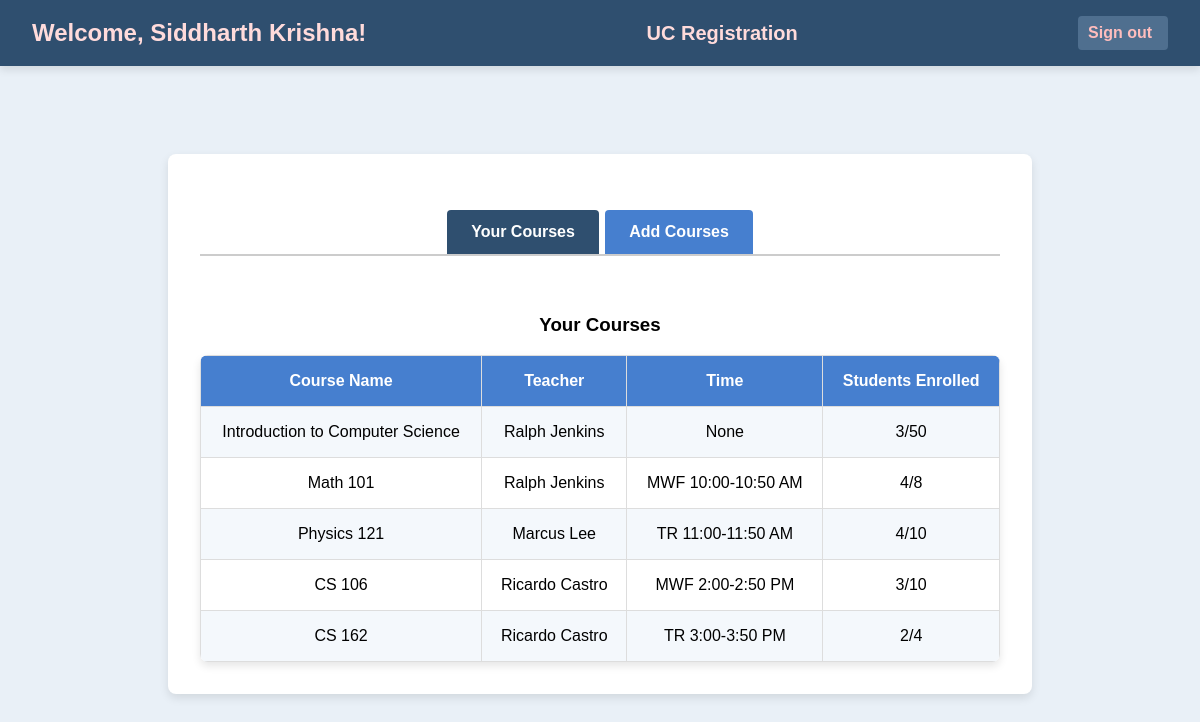
The app's page /student/courses (signed in), older data.
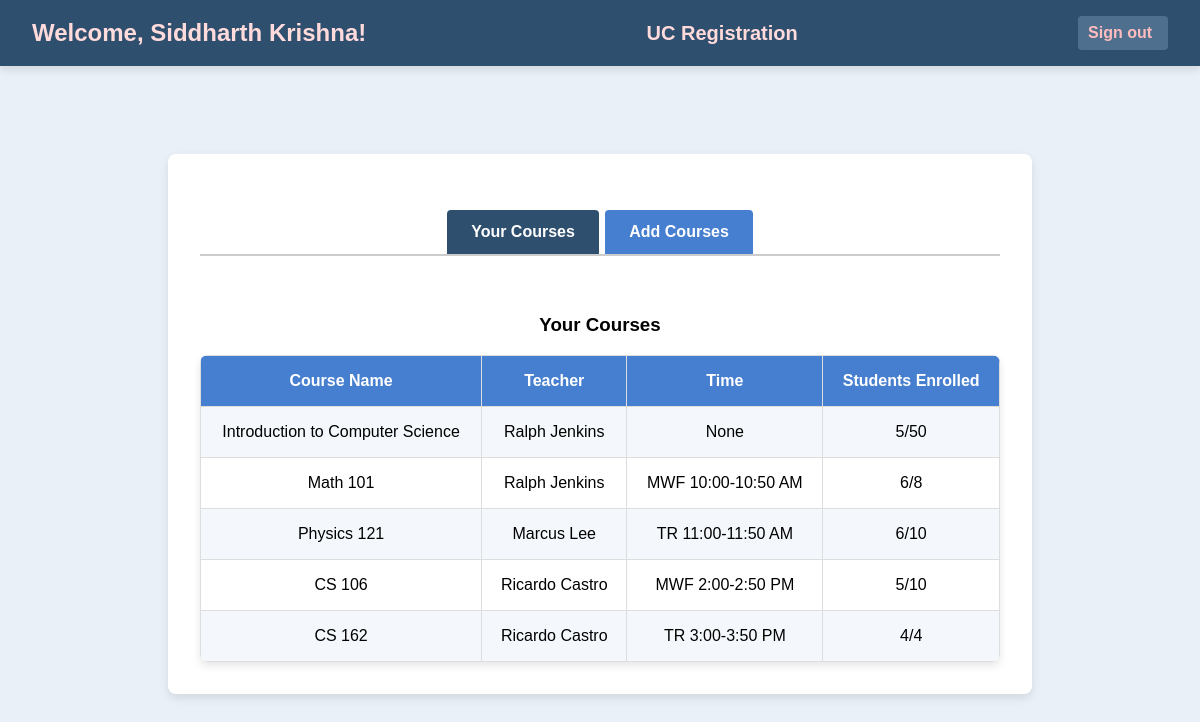
The same page, newer data.
### app.py (models this page shows, shortened)
class User(UserMixin, db.Model):
    id = db.Column(db.Integer, primary_key=True)
    username = db.Column(db.String(150))
    password = db.Column(db.String(150))
    role = db.Column(db.String(50))

class Course(db.Model):
    id = db.Column(db.Integer, primary_key=True)
    course_code = db.Column(db.String(10))
    course_name = db.Column(db.String(100))
    capacity = db.Column(db.Integer)
    teacher_id = db.Column(db.Integer, db.ForeignKey('user.id'), nullable=True)
    teacher = db.relationship('User', backref='teaching_courses', foreign_keys=[teacher_id])
    time = db.Column(db.String(50))
    enrolled_count = db.Column(db.Integer, default=0)

### app.py (the view)
@app.route('/student/courses')
@login_required
def student_courses():
    if current_user.role != 'student':
        flash("Access denied: Only students can view this page.", "danger")
        return redirect(url_for('login'))  # Redirect to login if not a student
    courses = db.session.query(
        Course.id.label("id"),
        Course.course_name.label("course_name"),
        User.username.label("teacher"),
        Course.time.label("time"),
        Course.enrolled_count.label("enrolled_count"),
        Course.capacity.label("capacity")
    ).join(User, Course.teacher_id == User.id).all()
    enrolled_course_ids = [enrollment.course_id for enrollment in Enrollment.query.filter_by(user_id=current_user.id).all()]
    return render_template('student_courses.html', courses=courses, enrolled_course_ids=enrolled_course_ids)

### app.py (called while the page is built)
@login_manager.user_loader
def load_user(user_id):
    return User.query.get(int(user_id))

### templates/student_courses.html (shortened to what this page needs)
<!DOCTYPE html>
<html lang="en">
<head>
    <link rel="stylesheet" href="{{ url_for('static', filename='styles.css') }}">
</head>
<body>
    <div class="header">
        <div class="header-content">
            <div class="welcome-container">
                <h1>Welcome, {{ current_user.username }}!</h1>
            </div>
            <div class="university-container">
                <h2>UC Registration</h2>
            </div>
            <div class="logout-container">
                {% if current_user.role == 'student' %}
                    <a href="{{ url_for('student_logout') }}" class="sign-out">Sign out</a>
                {% elif current_user.role == 'teacher' %}
                    <a href="{{ url_for('teacher_logout') }}" class="sign-out">Sign out</a>
                {% endif %}
            </div>
        </div>
    </div>
    <div class="container">
        <div class="tabs">
            <a href="#your-courses" class="tab-button active">Your Courses</a>
            <a href="#add-courses" class="tab-button">Add Courses</a>
        </div>
        <div id="your-courses" class="tab-content active">
            <h3>Your Courses</h3>
            <table>
                <tr>
                    <th>Course Name</th>
                    <th>Teacher</th>
                    <th>Time</th>
                    <th>Students Enrolled</th>
                </tr>
                {% for course in courses %}
                    {% if course.id in enrolled_course_ids %}
                        <tr>
                            <td>{{ course.course_name }}</td>
                            <td>{{ course.teacher }}</td>
                            <td>{{ course.time }}</td>
                            <td>{{ course.enrolled_count }}/{{ course.capacity }}</td>
                        </tr>
                    {% endif %}
                {% endfor %}
            </table>
        </div>
    </div>
</body>
</html>

### static/styles.css (style rules this page uses)
body { font-family: Arial, sans-serif; background-color: #e9f0f7; margin: 0; display: flex; justify-content: center; align-items: center; min-height: 100vh; }
.container { max-width: 800px; width: 100%; background-color: #ffffff; padding: 2rem; border-radius: 8px; box-shadow: 0px 4px 10px rgba(0, 0, 0, 0.1); text-align: center; margin: 5rem auto 2rem; }
.header { width: 100%; background-color: #2f4f6f; color: #fff; padding: 1rem 0; display: flex; justify-content: center; align-items: center; box-shadow: 0px 4px 8px rgba(0, 0, 0, 0.1); position: fixed; top: 0; left: 0; z-index: 10; margin-bottom: 20px; }
.header-content { display: flex; justify-content: space-between; align-items: center; max-width: 1200px; width: 100%; padding: 0 2rem; }
.header h1, .header h2 { margin: 0; color: #ffdbdb; }
.header h1 { font-size: 1.5rem; margin-right: 20px; }
.header h2 { font-size: 1.25rem; margin-right: 20px; }
.logout-container { display: flex; align-items: center; }
.sign-out { color: #ffbdbd; text-decoration: none; font-weight: bold; padding: 0.5rem 1rem; border-radius: 4px; background-color: #4f6f8f; padding-left: 10px; }
.tabs { display: flex; justify-content: center; margin: 1.5rem 0; border-bottom: 2px solid #ccc; }
.tab-button { padding: 0.8rem 1.5rem; background-color: #467fcf; color: #fff; border: none; border-radius: 4px 4px 0 0; cursor: pointer; font-weight: bold; margin: 0 0.2rem; transition: background-color 0.3s ease; text-decoration: none; }
.tab-button.active { background-color: #2f4f6f; }
table { width: 100%; border-collapse: collapse; margin-top: 1rem; text-align: center; border-radius: 8px; overflow: hidden; box-shadow: 0px 4px 8px rgba(0, 0, 0, 0.1); }
th, td { border: 1px solid #ddd; padding: 1rem; }
th { background-color: #467fcf; color: #fff; font-weight: bold; }
tr:nth-child(even) { background-color: #f4f8fc; }
.tab-content { display: none; }
.tab-content.active { display: block; padding-top: 1rem; }

Row changes from the older to the newer data that the page shows:
changed Course "Introduction to Computer Science": enrolled_count "3" → "5"
changed Course "Math 101": enrolled_count "4" → "6"
changed Course "Physics 121": enrolled_count "4" → "6"
changed Course "CS 106": enrolled_count "3" → "5"
changed Course "CS 162": enrolled_count "2" → "4"
